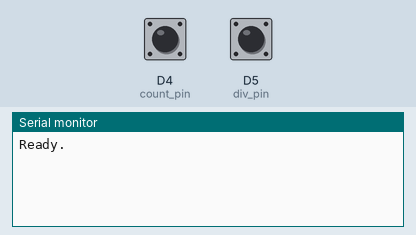
Bench run of a sketch on a simulated Arduino Zero (SAMD21). Parts: the last lines printed to the serial monitor. The inputs (shaded band) are chosen by the test bench; at power-on: D4 (count_pin) HIGH, D5 (div_pin) HIGH (analog values on the 0–1023 scale).

Above: at 1.2 s.
1.3 s: D4 (count_pin) pulled LOW for 0.15 s
At 2.5 s:
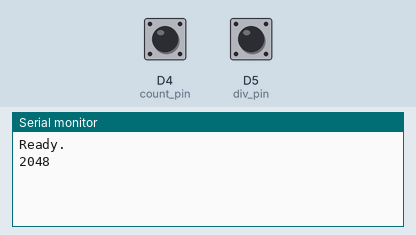
2.9 s: D5 (div_pin) pulled LOW for 0.15 s
At 3.9 s:
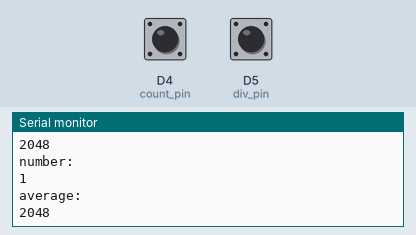

Measured:
- after the input at 1.3 s, the serial monitor: prints a new line at once (image 1)
- after the input at 2.9 s, the serial monitor: prints a new line at once (image 2)

The sketch:

Interrupt_Testing.ino
```cpp
int sipm = A0; //can change pin later
unsigned int sipm_val = 0;
unsigned int sipm_thresh = 1000;
byte analog_res = 12;
char msg[128];
int count_pin = 4;
int div_pin = 5;
volatile bool is_it_time_to_sample = false;
volatile bool data_time = false;
int values[100] = {};
int count = 0;
int tot = 0;
int avg = 0;
int i = 0;


void setup() {
  analogReadResolution(analog_res);
  Serial.begin(115200);
  while(!Serial);
  Serial.println("Ready.");
  pinMode(count_pin, INPUT_PULLUP);
  attachInterrupt(count_pin, ISR_PULSE, FALLING);
  pinMode(div_pin, INPUT_PULLUP);
  attachInterrupt(div_pin, ISR_SEND, FALLING);
}


void loop() {
  if (is_it_time_to_sample == true) {
    sipm_val = analogRead(sipm);
    Serial.println(sipm_val);
    values[count] = sipm_val;
    count++;
    is_it_time_to_sample = false;
  }
  if (data_time == true){
    for(i = 0; i < count; i = i + 1){
      tot = tot + values[i];
      }
    avg = tot/count;
    Serial.println("number:");
    Serial.println(count);
    Serial.println("average:");
    Serial.println(avg);
    count = 0;
    tot = 0;
    data_time = false;
  }
}


void ISR_PULSE() {
  is_it_time_to_sample = true;
}


void ISR_SEND() {
  data_time = true;
  }
```
